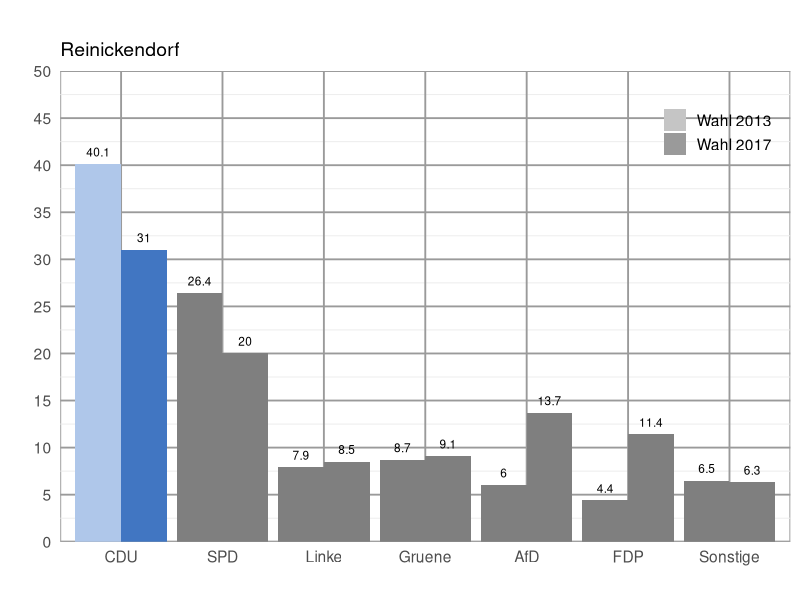

This figure's R source:
# libraries
require(dplyr)
require(ggplot2)
# current directory with required data
setwd("/Users/Jonas/Desktop/DataScience_BTW")

## import file
# dec="," so that comma seperated values are converted to decimal values
read.csv(file = "Zweitstimme_2017_2013.csv", sep = ";", dec=",") -> zweitstimme

## select "Wahlkreis == Mitte", save as new table "mitte"
# %>% ist eine chain, um Befehle von dplyr zu verbinden
zweitstimme %>% filter(Wahlkreis == "Reinickendorf") -> reinickendorf

# open up a blank image that we want to save our chart in
png(filename = "77.png",
	width = 6,
	height = 4,
	units = "in",
	res = 200,
	# background is supposed to be transparent
	bg = "transparent")

## make combined dark and light color palette
# order: Afd, CDU, FDP, Gruene, Linke, Sonstige, SPD, Legende/Jahr
cols_dark <- c("#4176c2", "#000000", "#ffcc00", "#78bc1b", "#bd3075", "#707173", "#d71f1d", "#898989")
cols_light <- c("#afc7ea", "#7e7e7e", "#ffeda3", "#d4efaf", "#e293ba", "#cccccc", "#eb807f", "#B7B7B7")
colors <- c(rbind(cols_dark, cols_light))

## add a column that has a smaller number for the larger year and a larger number for the smaller year
# 10000-2017 = 7983 and 10000-2013 = 7987
# second row of table is now: CDU 2017     18.6  7983
# third row of table is now : CDU 2013     22.6  7987
table <- mutate(reinickendorf, order = 10000 - Jahr)

## reorder levels so they are in the order in which they are in the table
# factors are variables in R which take on a limited number of different values
# factors are stored as a vector of int values with a corresponding set of values to use when the factor is displayed
# to change the order in which the levels will be displayed the levels= argugment can be given a vector of the variable in desired order
table$Partei <- factor(table$Partei, levels = unique(table$Partei))

## the trick is to fill by a factor that combines the party name and the order (10000 - year)
# aes sets the genereal aesthetics of the bar
# fill= sets how the bars are colored; scale_file_manual specifies
ggplot(table, aes(x=Partei, group=Jahr, y=Ergebnis, fill=factor(paste0(Partei,order)))) + 
  geom_col(position="dodge") +
  scale_fill_manual(values = colors,
                    breaks = paste0(table$Partei[1], 10000-c(2017, 2013)),
                    labels = c("Wahl 2013", "Wahl 2017"),
                    name = "") +
  # "Wahlkreis" as title of bar chart
  ggtitle("", table$Wahlkreis) +
  # get rid of "Partei" as label for x axis
  xlab("") +
  # get rid of "Ergebnis" as label for y axis
  ylab("") +
  # breaks specificed by a numeric vector of positions in order to have 5 steps intervalls
  scale_y_continuous(limits = c(0, 50), expand = c(0, 0), breaks = c(0, 5, 10, 15, 20, 25, 30, 35, 40, 45, 50)) +
  # geom_text puts the election values on top of each bar
  # hjust = left or right relationg bar, vjust = height over bar
  # size = 3 is size of font
  geom_text(aes(label = table$Ergebnis, angle=0,hjust=0.5), size=3, position=position_dodge(width=0.9), vjust=-0.85) +
  # override the fill aes to get gray colors in the legend
  guides(fill = guide_legend(override.aes = list(fill = c("#C5C5C5", "#9A9A9A")))) +
  # standard theme: theme_minimal; 14 defines font size
  theme_minimal(14) +
  #sets the position of the legend by a numeric vector c(x,y) with x and y as coordinates  
  theme(legend.position = c(0.9, 0.9), rect = element_rect(fill = "transparent"),  
  		# frame of diagramm
  		panel.background = element_rect(colour = "#9A9A9A"),
  		panel.grid.minor = element_line(NULL),
  		# grid of diagram
   		panel.grid.major = element_line(colour = "#9A9A9A"),
   		panel.ontop = FALSE)
 
# save our image
dev.off()

